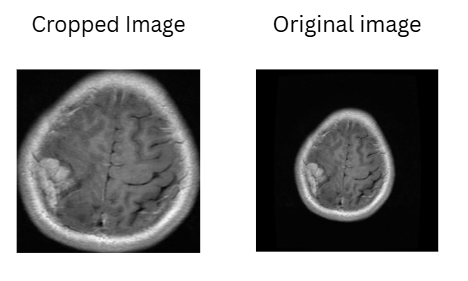
#> input picture Pre_process.png, 468 x 281 px; its folder holds only this picture in this run
$ python -i Preprocessing.py   (imports and definitions only)
#> lines starting #> are read from the running program, lines starting #| are printed output that depends on the picture; after the words box and inside, x2 and y2 are one past the last pixel; in counts of white or black regions, pixels touching at a corner belong together
#> further down, picture is the input picture: shape (281, 468, 3); min 0, max 255, mean 154.2
# scripts/Preprocessing.py

import numpy as np
from tqdm import tqdm
import cv2
import os
import imutils

def crop_img(img):
    gray = cv2.cvtColor(img, cv2.COLOR_RGB2GRAY)
    gray = cv2.GaussianBlur(gray, (3, 3), 0)
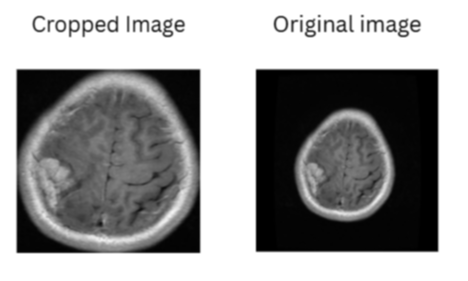
#> gray: shape (281, 468); min 0, max 255, mean 154.2
    thresh = cv2.threshold(gray, 45, 255, cv2.THRESH_BINARY)[1]
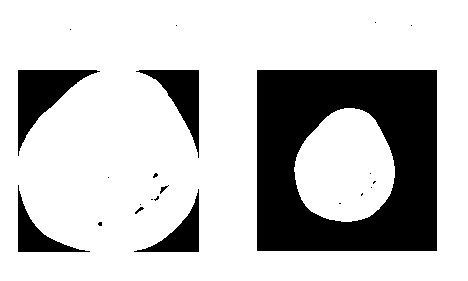
#> thresh: shape (281, 468); 76.4% white; 22 black regions (15 under 20 px), largest, box (x1, y1, x2, y2) and area: (257, 70, 437, 251) 23808, (18, 70, 100, 156) 2629, (136, 70, 199, 158) 1879
    thresh = cv2.erode(thresh, None, iterations=2)
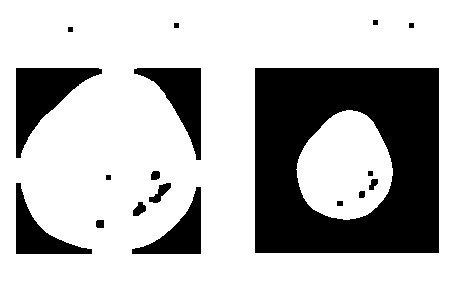
#> thresh: shape (281, 468); 72.4% white; 18 black regions, largest, box (x1, y1, x2, y2) and area: (255, 68, 439, 253) 26112, (16, 68, 102, 158) 3317, (134, 68, 201, 160) 2499
    thresh = cv2.dilate(thresh, None, iterations=2)
#> thresh: shape (281, 468); 76.4% white; 20 black regions (13 under 20 px)

    cnts = cv2.findContours(thresh.copy(), cv2.RETR_EXTERNAL, cv2.CHAIN_APPROX_SIMPLE)
#> cnts = 1 contour; box (x1, y1, x2, y2) and area: (0, 0, 468, 281) 130760
    cnts = imutils.grab_contours(cnts)
#> cnts = [[[0, 0], [0, 280], [467, 280], [467, 0]]]
    c = max(cnts, key=cv2.contourArea)
#> c = [[0, 0], [0, 280], [467, 280], [467, 0]]

    extLeft  = tuple(c[c[:, :, 0].argmin()][0])
#> extLeft = (0, 0)
    extRight = tuple(c[c[:, :, 0].argmax()][0])
#> extRight = (467, 280)
    extTop   = tuple(c[c[:, :, 1].argmin()][0])
#> extTop = (0, 0)
    extBot   = tuple(c[c[:, :, 1].argmax()][0])
#> extBot = (0, 280)

    return img[extTop[1]:extBot[1], extLeft[0]:extRight[0]].copy()
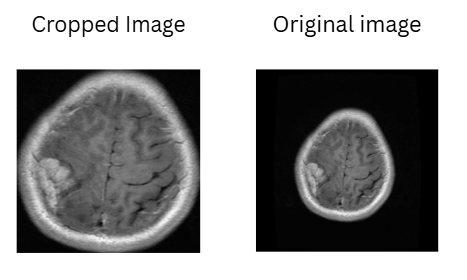
#> returned value: shape (280, 467, 3); min 0, max 255, mean 153.6

# [16 lines not run here, left out]

>>> import cv2
>>> picture = cv2.cvtColor(cv2.imread('Pre_process.png'), cv2.COLOR_BGR2RGB)
>>> result = crop_img(picture)
